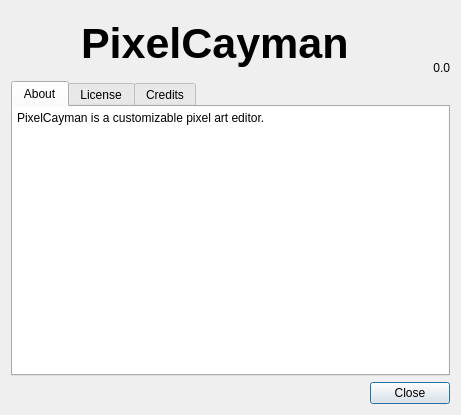
<?xml version="1.0" encoding="UTF-8"?>
<ui version="4.0">
 <class>DialogAbout</class>
 <widget class="QDialog" name="DialogAbout">
  <property name="geometry">
   <rect>
    <x>0</x>
    <y>0</y>
    <width>461</width>
    <height>415</height>
   </rect>
  </property>
  <property name="windowTitle">
   <string>About</string>
  </property>
  <layout class="QVBoxLayout" name="verticalLayout">
   <item>
    <layout class="QHBoxLayout" name="horizontalLayout">
     <item>
      <widget class="QLabel" name="label_icon">
       <property name="sizePolicy">
        <sizepolicy hsizetype="Fixed" vsizetype="Fixed">
         <horstretch>0</horstretch>
         <verstretch>0</verstretch>
        </sizepolicy>
       </property>
       <property name="minimumSize">
        <size>
         <width>64</width>
         <height>64</height>
        </size>
       </property>
       <property name="alignment">
        <set>Qt::AlignCenter</set>
       </property>
      </widget>
     </item>
     <item>
      <widget class="QLabel" name="label_name">
       <property name="font">
        <font>
         <pointsize>32</pointsize>
         <weight>75</weight>
         <bold>true</bold>
        </font>
       </property>
       <property name="text">
        <string notr="true">PixelCayman</string>
       </property>
      </widget>
     </item>
     <item>
      <widget class="QLabel" name="label_version">
       <property name="text">
        <string notr="true">0.0</string>
       </property>
       <property name="alignment">
        <set>Qt::AlignBottom|Qt::AlignRight|Qt::AlignTrailing</set>
       </property>
      </widget>
     </item>
    </layout>
   </item>
   <item>
    <widget class="QTabWidget" name="tabWidget">
     <property name="currentIndex">
      <number>0</number>
     </property>
     <widget class="QWidget" name="tab">
      <attribute name="title">
       <string>About</string>
      </attribute>
      <layout class="QVBoxLayout" name="verticalLayout_3">
       <property name="leftMargin">
        <number>0</number>
       </property>
       <property name="topMargin">
        <number>0</number>
       </property>
       <property name="rightMargin">
        <number>0</number>
       </property>
       <property name="bottomMargin">
        <number>0</number>
       </property>
       <item>
        <widget class="QPlainTextEdit" name="plainTextEdit">
         <property name="frameShape">
          <enum>QFrame::NoFrame</enum>
         </property>
         <property name="readOnly">
          <bool>true</bool>
         </property>
         <property name="plainText">
          <string>PixelCayman is a customizable pixel art editor.</string>
         </property>
         <property name="textInteractionFlags">
          <set>Qt::TextSelectableByKeyboard|Qt::TextSelectableByMouse</set>
         </property>
        </widget>
       </item>
      </layout>
     </widget>
     <widget class="QWidget" name="tab_2">
      <attribute name="title">
       <string>License</string>
      </attribute>
      <layout class="QVBoxLayout" name="verticalLayout_2">
       <property name="leftMargin">
        <number>0</number>
       </property>
       <property name="topMargin">
        <number>0</number>
       </property>
       <property name="rightMargin">
        <number>0</number>
       </property>
       <property name="bottomMargin">
        <number>0</number>
       </property>
       <item>
        <widget class="QTextBrowser" name="text_license">
         <property name="frameShape">
          <enum>QFrame::NoFrame</enum>
         </property>
         <property name="undoRedoEnabled">
          <bool>false</bool>
         </property>
         <property name="readOnly">
          <bool>true</bool>
         </property>
         <property name="textInteractionFlags">
          <set>Qt::LinksAccessibleByMouse|Qt::TextSelectableByKeyboard|Qt::TextSelectableByMouse</set>
         </property>
         <property name="openLinks">
          <bool>false</bool>
         </property>
        </widget>
       </item>
      </layout>
     </widget>
     <widget class="QWidget" name="tab_3">
      <attribute name="title">
       <string>Credits</string>
      </attribute>
      <layout class="QVBoxLayout" name="verticalLayout_4">
       <property name="leftMargin">
        <number>0</number>
       </property>
       <property name="topMargin">
        <number>0</number>
       </property>
       <property name="rightMargin">
        <number>0</number>
       </property>
       <property name="bottomMargin">
        <number>0</number>
       </property>
       <item>
        <widget class="QPlainTextEdit" name="plainTextEdit_2">
         <property name="frameShape">
          <enum>QFrame::NoFrame</enum>
         </property>
         <property name="readOnly">
          <bool>true</bool>
         </property>
         <property name="plainText">
          <string>Mattia &quot;Melanosuchus&quot; Basaglia (Maintainer)
Floris &quot;Flory&quot; Vladut (Artwork, Public Relations)</string>
         </property>
         <property name="textInteractionFlags">
          <set>Qt::TextSelectableByKeyboard|Qt::TextSelectableByMouse</set>
         </property>
        </widget>
       </item>
      </layout>
     </widget>
    </widget>
   </item>
   <item>
    <widget class="QDialogButtonBox" name="buttonBox">
     <property name="standardButtons">
      <set>QDialogButtonBox::Close</set>
     </property>
    </widget>
   </item>
  </layout>
 </widget>
 <resources/>
 <connections>
  <connection>
   <sender>buttonBox</sender>
   <signal>clicked(QAbstractButton*)</signal>
   <receiver>DialogAbout</receiver>
   <slot>accept()</slot>
   <hints>
    <hint type="sourcelabel">
     <x>360</x>
     <y>378</y>
    </hint>
    <hint type="destinationlabel">
     <x>352</x>
     <y>476</y>
    </hint>
   </hints>
  </connection>
 </connections>
</ui>
